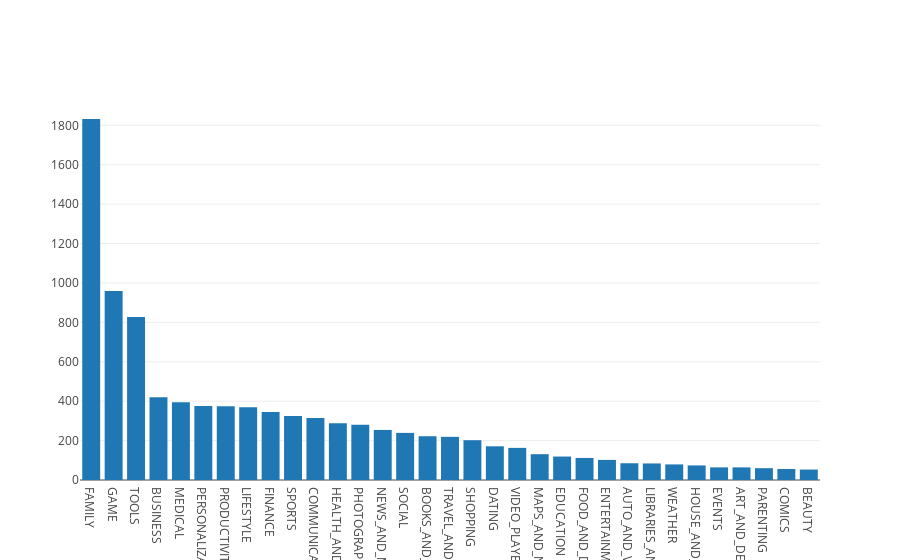

The notebook cell saved with this chart:
### Markdown cell above
## 3. Exploring app categories
<p>With more than 1 billion active users in 190 countries around the world, Google Play continues to be an important distribution platform to build a global audience. For businesses to get their apps in front of users, it's important to make them more quickly and easily discoverable on Google Play. To improve the overall search experience, Google has introduced the concept of grouping apps into categories.</p>
<p>This brings us to the following questions:</p>
<ul>
<li>Which category has the highest share of (active) apps in the market? </li>
<li>Is any specific category dominating the market?</li>
<li>Which categories have the fewest number of apps?</li>
</ul>
<p>We will see that there are <code>33</code> unique app categories present in our dataset. <em>Family</em> and <em>Game</em> apps have the highest market prevalence. Interestingly, <em>Tools</em>, <em>Business</em> and <em>Medical</em> apps are also at the top.</p>

### Code cell
import plotly
plotly.offline.init_notebook_mode(connected=True)
import plotly.graph_objs as go

# Print the total number of unique categories
num_categories = len(apps['Category'].unique())
print('Number of categories = ', num_categories)

# Count the number of apps in each 'Category' and sort them in descending order
num_apps_in_category = apps['Category'].value_counts().sort_values(ascending = False)

data = [go.Bar(
        x = num_apps_in_category.index, # index = category name
        y = num_apps_in_category.values, # value = count
)]

plotly.offline.iplot(data)

### Figure 1 — Plotly figure (JSON) as saved in the notebook; plotly's stock layout.template omitted (floating-point values rounded to 4 significant figures)
{"data": [{"x": ["FAMILY", "GAME", "TOOLS", "BUSINESS", "MEDICAL", "PERSONALIZATION", "PRODUCTIVITY", "LIFESTYLE", "FINANCE", "SPORTS", "COMMUNICATION", "HEALTH_AND_FITNESS", "PHOTOGRAPHY", "NEWS_AND_MAGAZINES", "SOCIAL", "BOOKS_AND_REFERENCE", "TRAVEL_AND_LOCAL", "SHOPPING", "DATING", "VIDEO_PLAYERS", "MAPS_AND_NAVIGATION", "EDUCATION", "FOOD_AND_DRINK", "ENTERTAINMENT", "AUTO_AND_VEHICLES", "LIBRARIES_AND_DEMO", "WEATHER", "HOUSE_AND_HOME", "EVENTS", "ART_AND_DESIGN", "PARENTING", "COMICS", "BEAUTY"], "y": [1832, 959, 827, 420, 395, 376, 374, 369, 345, 325, 315, 288, 281, 254, 239, 222, 219, 202, 171, 163, 131, 119, 112, 102, 85, 84, 79, 74, 64, 64, 60, 56, 53], "type": "bar", "uid": "76ba968c-b96a-419e-a16b-50f806c3f945"}], "layout": {}}
